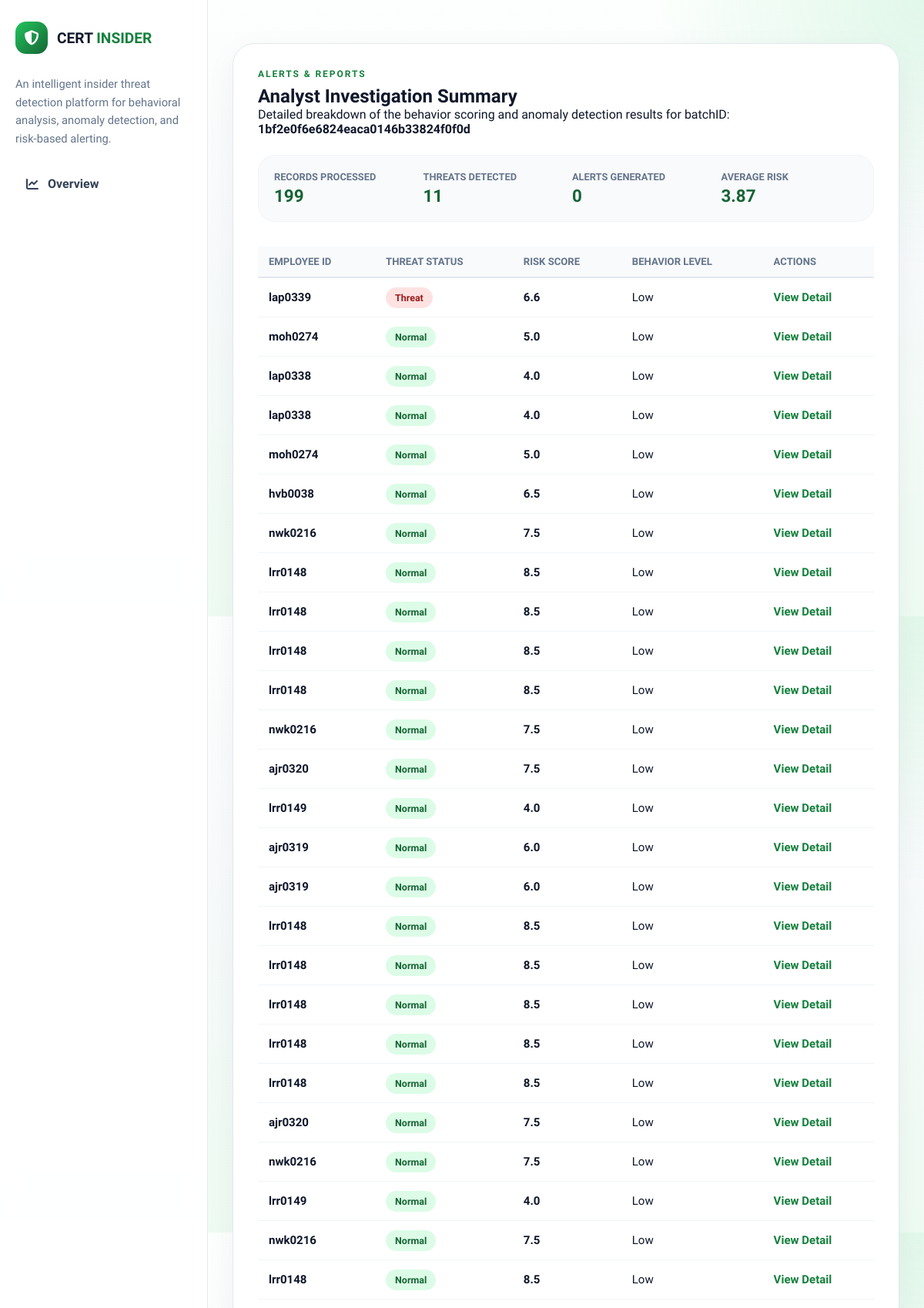
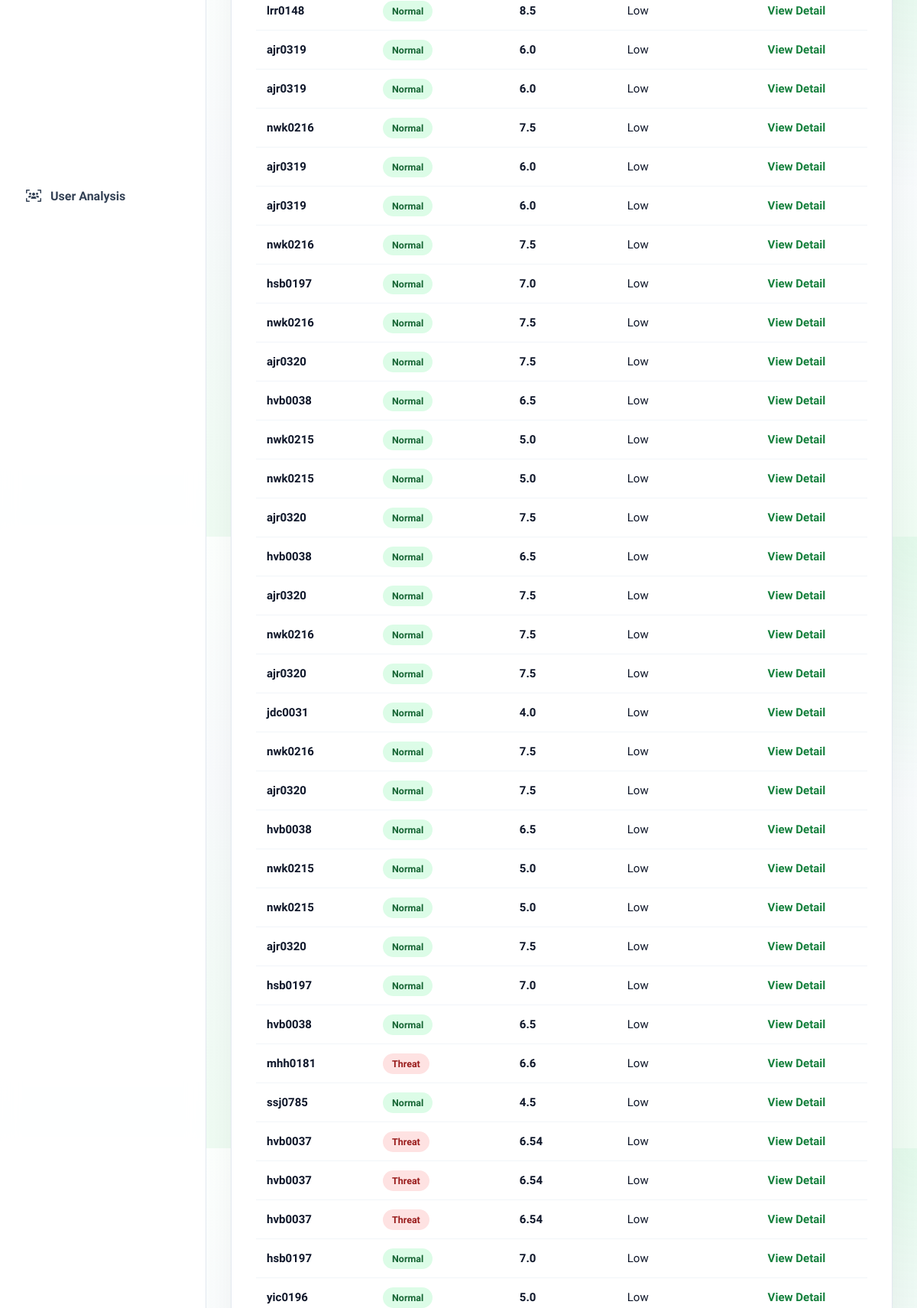
The page /results (signed in, upper part) on the database its author committed (2 pictures, top to bottom).
### models/log.py (models this page shows, shortened)
class Log(db.Model):
    __tablename__ = "logs"
    id = db.Column(db.Integer, primary_key=True)
    batch_id = db.Column(db.String(64), nullable=False, index=True)
    user_id = db.Column(db.Integer, db.ForeignKey("users.id"), nullable=False, index=True)
    event_timestamp = db.Column(db.DateTime, nullable=True, index=True)
    login_frequency = db.Column(db.Float, nullable=False, default=0.0)
    after_hours_activity = db.Column(db.Float, nullable=False, default=0.0)
    night_login_count = db.Column(db.Float, nullable=False, default=0.0)
    file_access_count = db.Column(db.Float, nullable=False, default=0.0)
    email_activity_count = db.Column(db.Float, nullable=False, default=0.0)
    usb_usage_count = db.Column(db.Float, nullable=False, default=0.0)
    anomaly_flag = db.Column(db.Boolean, nullable=False, default=False)
    threat_level = db.Column(db.String(20), nullable=False, default="low")
    source_filename = db.Column(db.String(255), nullable=True)
    raw_record = db.Column(db.JSON, nullable=False)
    created_at = db.Column(db.DateTime, nullable=False, server_default=func.now())
    user = db.relationship("User", back_populates="logs")
    risk_score = db.relationship("RiskScore", back_populates="log", uselist=False, cascade="all, delete-orphan")
    alerts = db.relationship("Alert", back_populates="log", lazy=True, cascade="all, delete-orphan")

### models/user.py (models this page shows, shortened)
class User(db.Model):
    __tablename__ = "users"
    id = db.Column(db.Integer, primary_key=True)
    username = db.Column(db.String(80), unique=True, nullable=False, index=True)
    email = db.Column(db.String(120), unique=True, nullable=False, index=True)
    password_hash = db.Column(db.String(255), nullable=False)
    first_name = db.Column(db.String(100), nullable=True)
    last_name = db.Column(db.String(100), nullable=True)
    role = db.Column(db.String(50), nullable=False, default="analyst")
    created_at = db.Column(db.DateTime, nullable=False, server_default=func.now())
    otp_hash = db.Column(db.String(255), nullable=True)
    otp_expiry = db.Column(db.DateTime, nullable=True)
    logs = db.relationship("Log", back_populates="user", lazy=True)

### app.py (the view)
    @app.route("/results", methods=["GET"])
    @_login_required
    def results():
        batch_id = request.args.get("batch_id")
        if not batch_id:
            batch_id, _ = _latest_batch_logs()
        if not batch_id:
            return render_template("results.html", summary=None, rows=[], batch_id=None)
        logs = (
            Log.query.filter_by(batch_id=batch_id)
            .order_by(Log.id.asc())
            .all()
        )
        rows = [_serialize_result_row(log) for log in logs]
        summary = {
            "Records Processed": len(rows),
            "Threats Detected": sum(1 for log in logs if log.anomaly_flag),
            "Alerts Generated": sum(1 for log in logs if log.risk_score and log.risk_score.score >= ALERT_THRESHOLD),
            "Average Risk": round(
                sum(log.risk_score.score for log in logs if log.risk_score) / max(len(rows), 1),
                2,
            ),
        }
        return render_template("results.html", summary=summary, rows=rows, batch_id=batch_id)

### app.py (called while the page is built)
def _current_user():
    user_id = session.get("user_id")
    if not user_id:
        return None
    return db.session.get(User, user_id)

def _login_required(view):
    @wraps(view)
    def wrapped_view(*args, **kwargs):
        if _current_user() is None:
            flash("Please sign in to continue.", "error")
            return redirect(url_for("login_page"))
        return view(*args, **kwargs)
    return wrapped_view

def _serialize_result_row(log: Log) -> dict:
    user = log.user.username if log.user else str(log.user_id)
    score = log.risk_score.score if log.risk_score else 0.0
    return {
        "user": user,
        "login_frequency": round(float(log.login_frequency), 2),
        "after_hours_activity": round(float(log.after_hours_activity), 2),
        "night_login_count": round(float(log.night_login_count), 2),
        "file_access_count": round(float(log.file_access_count), 2),
        "email_activity_count": round(float(log.email_activity_count), 2),
        "usb_usage_count": round(float(log.usb_usage_count), 2),
        "threat_level": str(log.threat_level).title(),
        "risk_score": round(float(score), 2),
        "status": "Threat" if log.anomaly_flag else "Normal",
    }

def _latest_batch_logs():
    latest_log = Log.query.order_by(Log.created_at.desc(), Log.id.desc()).first()
    if latest_log is None:
        return None, []
    batch_logs = (
        Log.query.filter_by(batch_id=latest_log.batch_id)
        .order_by(Log.id.asc())
        .all()
    )
    return latest_log.batch_id, batch_logs

### templates/results.html (shortened to what this page needs)
{% extends "base.html" %}
{% block content %}
    <div class="report-card">
        <div class="eyebrow">Alerts & Reports</div>
        <h2>Analyst Investigation Summary</h2>
        <p style="margin-bottom: 24px;">Detailed breakdown of the behavior scoring and anomaly detection results for batchID: <strong>{{ batch_id if batch_id else 'N/A' }}</strong></p>
        {% if summary %}
        <div class="stat-bar">
            {% for label, val in summary.items() %}
            <div class="stat-box">
                <span>{{ label }}</span>
                <strong>{{ val }}</strong>
            </div>
            {% endfor %}
        </div>
        {% endif %}
        {% if rows %}
        <div style="overflow-x: auto;">
            <table>
                <thead>
                    <tr>
                        <th>Employee ID</th>
                        <th>Threat Status</th>
                        <th>Risk Score</th>
                        <th>Behavior Level</th>
                        <th>Actions</th>
                    </tr>
                </thead>
                <tbody>
                    {% for row in rows %}
                    <tr>
                        <td><strong>{{ row.user }}</strong></td>
                        <td>
                            <span class="tag {{ 'threat' if row.status == 'Threat' else 'normal' }}">
                                {{ row.status }}
                            </span>
                        </td>
                        <td><strong>{{ row.risk_score }}</strong></td>
                        <td>{{ row.threat_level }}</td>
                        <td>
                            <a href="#" style="color: var(--green-600); font-weight: 700; text-decoration: none;">View Detail</a>
                        </td>
                    </tr>
                    {% endfor %}
                </tbody>
            </table>
        </div>
        {% else %}
        <div style="text-align: center; padding: 60px;">
            <i class="fas fa-folder-open" style="font-size: 3rem; color: var(--slate-200); margin-bottom: 16px;"></i>
            <p>No results found for this batch. Please process a dataset first.</p>
        </div>
        {% endif %}
    </div>
{% endblock %}

### rows shown on the page
Log: batch "1bf2e0f6e6824eaca0146b33824f0f0d"
User: user "lap0339", status "Threat", risk_score "6.6", threat_level "Low"
User: user "moh0274", status "Normal", risk_score "5.0", threat_level "Low"
User: user "lap0338", status "Normal", risk_score "4.0", threat_level "Low"
User: user "hvb0038", status "Normal", risk_score "6.5", threat_level "Low"
User: user "nwk0216", status "Normal", risk_score "7.5", threat_level "Low"
User: user "lrr0148", status "Normal", risk_score "8.5", threat_level "Low"
User: user "ajr0320", status "Normal", risk_score "7.5", threat_level "Low"
User: user "lrr0149", status "Normal", risk_score "4.0", threat_level "Low"
User: user "ajr0319", status "Normal", risk_score "6.0", threat_level "Low"
User: user "hsb0197", status "Normal", risk_score "7.0", threat_level "Low"
User: user "nwk0215", status "Normal", risk_score "5.0", threat_level "Low"
User: user "jdc0031", status "Normal", risk_score "4.0", threat_level "Low"
User: user "mhh0181", status "Threat", risk_score "6.6", threat_level "Low"
User: user "ssj0785", status "Normal", risk_score "4.5", threat_level "Low"
User: user "hvb0037", status "Threat", risk_score "6.54", threat_level "Low"
User: user "yic0196", status "Normal", risk_score "5.0", threat_level "Low"

### other values the page prints
{{ label }} "RECORDS PROCESSED" "THREATS DETECTED" "ALERTS GENERATED" "AVERAGE RISK"
{{ val }} "199" "11" "0" "3.87"
